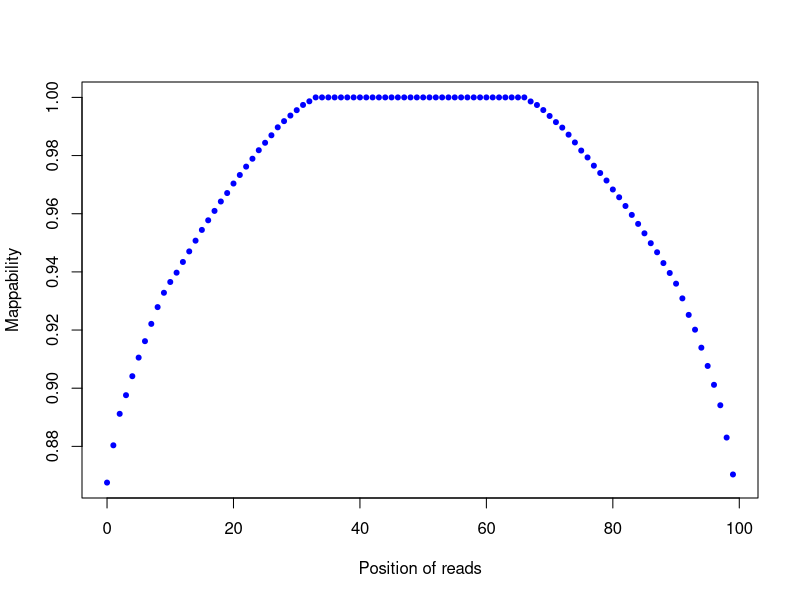

Source code (R):
png("/sonas-hs/bsr/hpc/data/yjin/test_BAMqc/exp/test1/figs/smp0.clipping_profile.png",width=500,height=500,units="px")
read_pos=c(0,1,2,3,4,5,6,7,8,9,10,11,12,13,14,15,16,17,18,19,20,21,22,23,24,25,26,27,28,29,30,31,32,33,34,35,36,37,38,39,40,41,42,43,44,45,46,47,48,49,50,51,52,53,54,55,56,57,58,59,60,61,62,63,64,65,66,67,68,69,70,71,72,73,74,75,76,77,78,79,80,81,82,83,84,85,86,87,88,89,90,91,92,93,94,95,96,97,98,99)
count=c(10290,9294,8453,7955,7448,6951,6512,6050,5602,5219,4931,4682,4396,4114,3827,3540,3283,3032,2781,2555,2301,2073,1849,1638,1411,1212,1012,799,634,485,341,201,104,0,0,0,0,0,0,0,0,0,0,0,0,0,0,0,0,0,0,0,0,0,0,0,0,0,0,0,0,0,0,0,0,0,0,108,203,338,496,660,807,995,1203,1420,1604,1824,2020,2220,2460,2668,2901,3139,3379,3631,3895,4137,4426,4691,4976,5369,5810,6205,6686,7174,7678,8224,9087,10073)
plot(read_pos,1-(count/77686),pch=20,xlab="Position of reads",ylab="Mappability",col="blue")
dev.state=dev.off()
